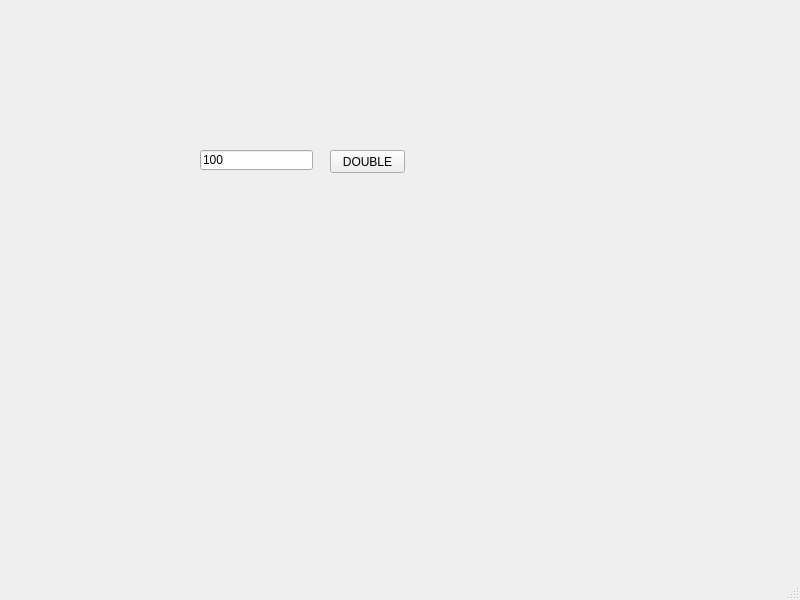
<?xml version="1.0" encoding="UTF-8"?>
<ui version="4.0">
 <class>MainWindow</class>
 <widget class="QMainWindow" name="MainWindow">
  <property name="geometry">
   <rect>
    <x>0</x>
    <y>0</y>
    <width>800</width>
    <height>600</height>
   </rect>
  </property>
  <property name="windowTitle">
   <string>MainWindow</string>
  </property>
  <widget class="QWidget" name="centralwidget">
   <widget class="QLineEdit" name="le">
    <property name="geometry">
     <rect>
      <x>200</x>
      <y>150</y>
      <width>113</width>
      <height>20</height>
     </rect>
    </property>
    <property name="text">
     <string>100</string>
    </property>
   </widget>
   <widget class="QPushButton" name="pb">
    <property name="geometry">
     <rect>
      <x>330</x>
      <y>150</y>
      <width>75</width>
      <height>23</height>
     </rect>
    </property>
    <property name="text">
     <string>DOUBLE</string>
    </property>
   </widget>
  </widget>
  <widget class="QMenuBar" name="menubar">
   <property name="geometry">
    <rect>
     <x>0</x>
     <y>0</y>
     <width>800</width>
     <height>21</height>
    </rect>
   </property>
  </widget>
  <widget class="QStatusBar" name="statusbar"/>
 </widget>
 <resources/>
 <connections/>
</ui>
